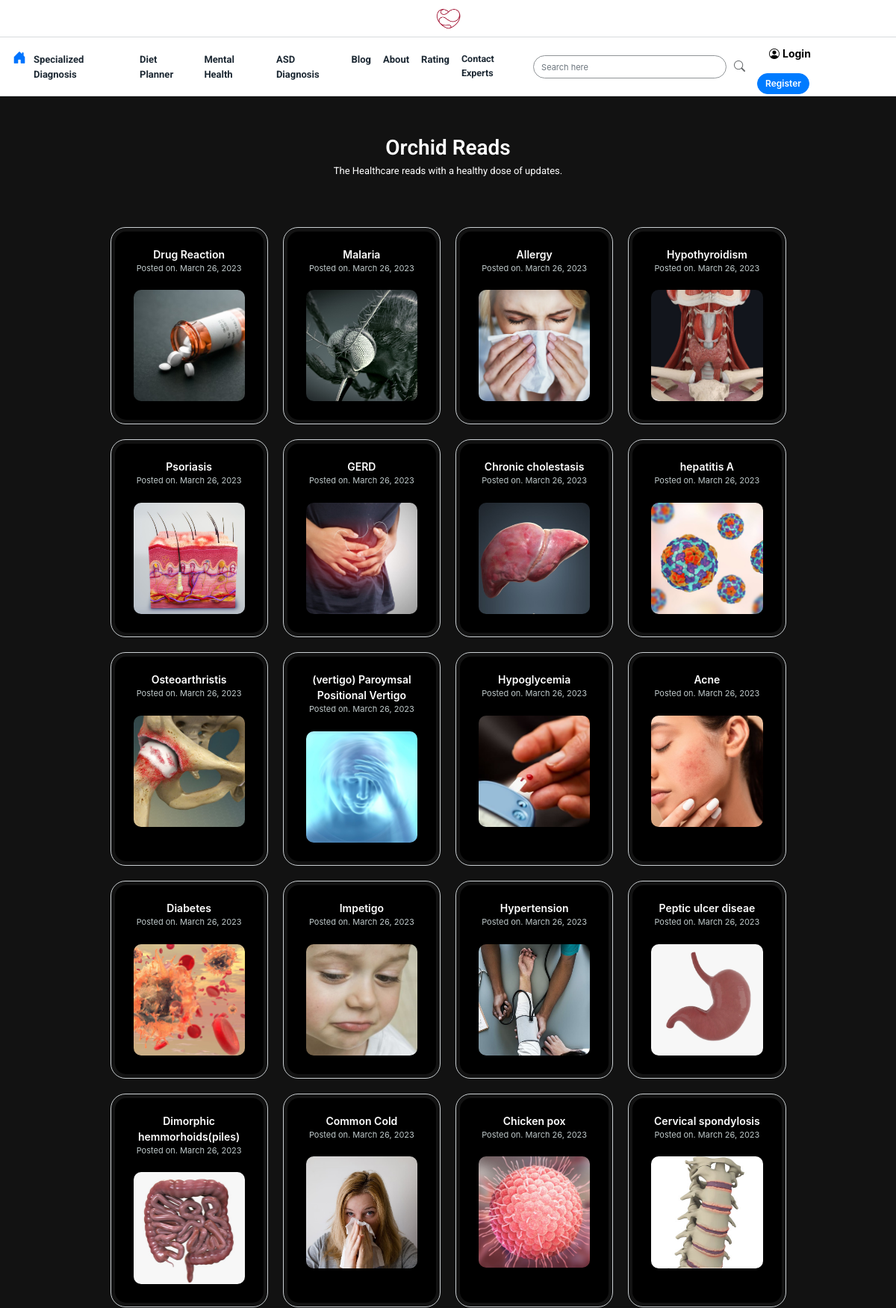
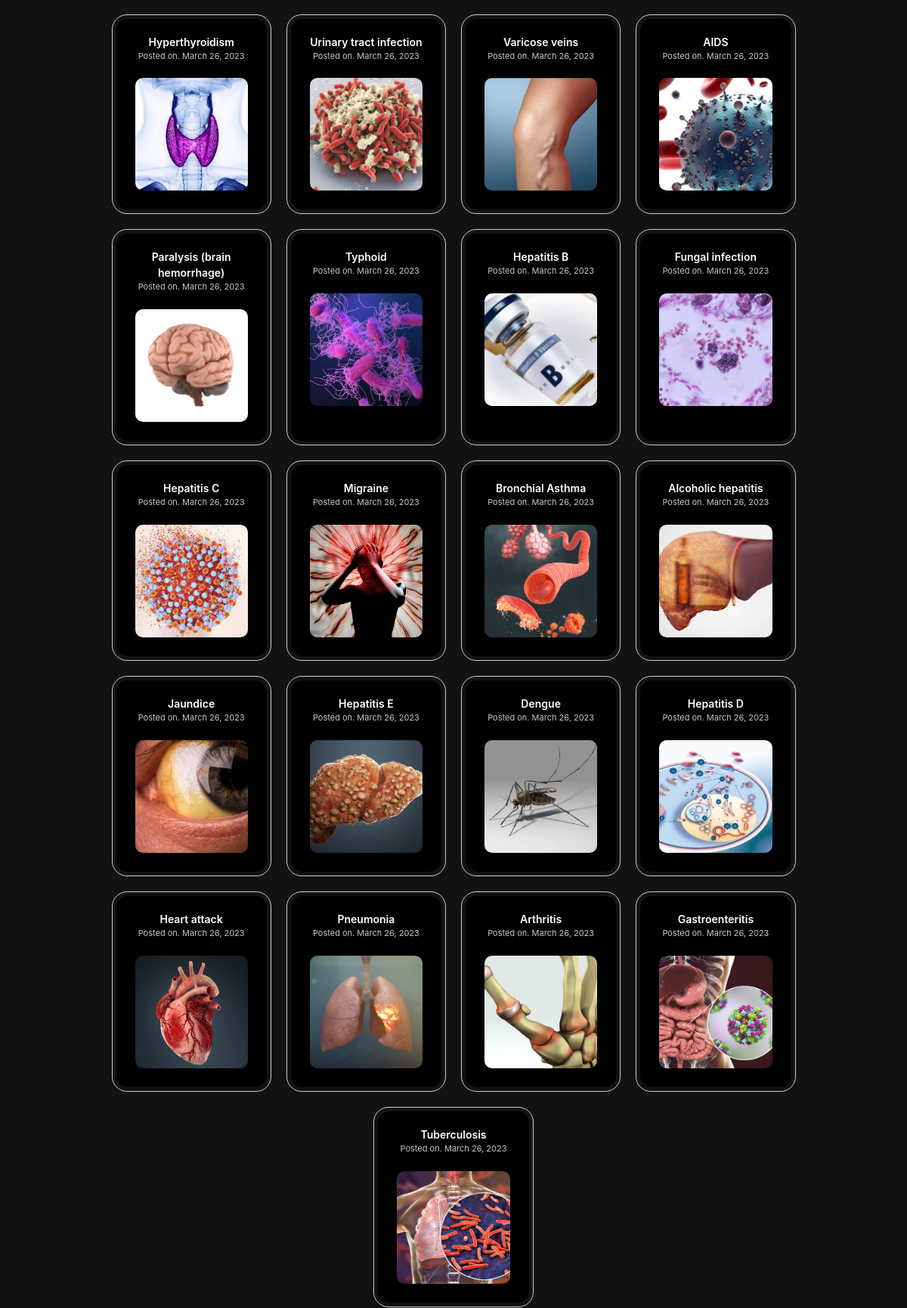
The app's page /article/ (upper part) with its own data (2 pictures, top to bottom).
### MAINAPP/models.py (models this page shows, shortened)
class Disease(models.Model):
	posted_on=models.DateField(blank=True,default=timezone.now)
	disease_name = models.CharField(max_length= 200)
	disease_caption=models.TextField(blank=True)
	disease_description=models.TextField(blank=True)
	disease_symptoms =models.TextField(blank=True)
	disease_precautions =models.TextField(blank=True)
	disease_medication =models.TextField(blank=True)
	disease_image = models.ImageField(null=True, blank=True , help_text="crop image as square before upload to get uniform size in the page")
	add_disease_to_home = models.BooleanField(default=False,null=True, blank=True ,help_text="Yes will enable to display it on home page")
	@property
	def disease_imageURL(self):
		try:
			url = self.disease_image.url
		except:
			url = ''
		return url

### MAINAPP/views.py (the view)
# urls.py: path('article/', views.article,name='article'),
def article(request):
	pages = Disease.objects.all()
	topics =reversed(Disease.objects.all().order_by('id'))
	context = {'pages':pages ,'topics':topics}
	return render(request, 'MAINAPP/article.html', context)

### templates/MAINAPP/article.html (shortened to what this page needs)
{%  extends 'MAINAPP/home.html' %}
{% load static %}
{% block content %}
<div class="articlebg"style="background-color:rgba(0,0,0,0.93);"  >
<div class="container bground1" >
<br><br>
<p  style="font-size:28px;font-weight:600;font-family: 'Roboto', sans-serif;text-align :center;margin:0px;color:white">Orchid Reads</p>
<p  style="margin-left:auto;margin-right:auto;font-size:13px;font-weight:400;font-family: 'Roboto', sans-serif;text-align :center;color:white" >The Healthcare reads with a healthy dose of updates. </p>
<br>
  <div class="col-lg-10 col-md-12 col-sm-12  col-12" style="margin-left:auto;margin-right:auto;padding:15px;"data-aos="zoom-in">
    <div class="row">
        {% for page in pages %}
        <div class="col-lg-3 col-md-4 col-sm-6 col-12" style="margin-left:auto;margin-right:auto;display:flex;flex-wrap:wrap;padding:10px;">
          <div class=" flipcard" style="margin:0px;padding:5px;border-radius:20px;border:1px solid #CACFD2;">
             <div class="flipcard-wrap"  >
               <div class="card card-front" style="width:100%;background:black;border-radius:15px;">
                    <div class="card-body" style="padding:20px;">
                   <p style="text-align:center;font-size:14px;color:white;font-weight:600;margin:0px;">{{ page.disease_name}}</p>
                   <p style="text-align:center;font-size:11px;color:#BFC9CA;">Posted on. {{ page.posted_on}}</p>
                   <img src="{{ page.disease_imageURL }}"  style="width:100%;padding:5px;border-radius:15px;" >
                   </div>
                </div>
                <div class="card card-back" style="background:black;">
                  <div class="card-body" style="padding:15px;">
                    <p style="text-align:center;font-size:11px;color:#BFC9CA;">{{ page.disease_caption}}</p>
                    <a class="btn btn-outline-primary"data-product="{{ page.id }}"  href="{% url 'read_article' page.id %}" style="border-radius:30px;border-width:2px;font-size:14px;margin:auto;font-weight:700;">Read </a>
                  </div>
              </div>
            </div>
          </div>
        </div>
        {% endfor %}
     </div>
  </div>
  <br><br>
</div>
</div>
{% endblock content %}

### static/css/main.css (style rules this page uses)
.bground1,.loginwindow { animation: fadeInAnimation ease 4s; animation-iteration-count: 1; animation-fill-mode: backwards; }
.flipcard .card-back { border-radius:5px; border:0px; }
.flipcard { perspective: 1000px; margin-bottom: 1.5rem; }
.flipcard .flipcard-wrap { position: relative; width: 100%; height:100%; text-align: center; transition: transform 0.5s; transform-style: preserve-3d; }
.flipcard .card-front, .flipcard .card-back { display:flex; flex-wrap:wrap; width: 100%; height:100%; position: relative; backface-visibility: hidden; transition: all .3s; border-radius:15px; }
.flipcard .card-front { z-index: 2; border:0px; padding:0px; background:transparent; }
.flipcard .card-front::after { content: ""; display: block; width: 0; position: absolute; bottom: -1px; right: -1px; }
.flipcard .card-back { position: absolute; top: 0; z-index: 1; transform: rotateY(180deg); overflow-y: auto; background:#030C19 ; border-top:0.5px solid rgba(255,255,255,0.1); border-left:0.5px solid rgba(255,255,255,0.1); }
.articlebg { background-size:contain; background-attachment:scroll; background-repeat: no-repeat; width:100%; }

### records on screen
Disease: disease_name "Drug Reaction", posted_on "March 26, 2023", disease_imageURL (picture)
Disease: disease_name "Malaria", posted_on "March 26, 2023", disease_imageURL (picture), {{ page.id }} 2 (drawn)
Disease: disease_name "Allergy", posted_on "March 26, 2023", disease_imageURL (picture)
Disease: disease_name "Hypothyroidism", posted_on "March 26, 2023", disease_imageURL (picture)
Disease: disease_name "Psoriasis", posted_on "March 26, 2023", disease_imageURL (picture)
Disease: disease_name "GERD", posted_on "March 26, 2023", disease_imageURL (picture)
Disease: disease_name "Chronic cholestasis", posted_on "March 26, 2023", disease_imageURL (picture)
Disease: disease_name "hepatitis A", posted_on "March 26, 2023", disease_imageURL (picture)
Disease: disease_name "Osteoarthristis", posted_on "March 26, 2023", disease_imageURL (picture)
Disease: disease_name "(vertigo) Paroymsal Positional Vertigo", posted_on "March 26, 2023", disease_imageURL (picture)
Disease: disease_name "Hypoglycemia", posted_on "March 26, 2023", disease_imageURL (picture)
Disease: disease_name "Acne", posted_on "March 26, 2023", disease_imageURL (picture)
Disease: disease_name "Diabetes", posted_on "March 26, 2023", disease_imageURL (picture)
Disease: disease_name "Impetigo", posted_on "March 26, 2023", disease_imageURL (picture)
Disease: disease_name "Hypertension", posted_on "March 26, 2023", disease_imageURL (picture)
Disease: disease_name "Peptic ulcer diseae", posted_on "March 26, 2023", disease_imageURL (picture)
Disease: disease_name "Dimorphic hemmorhoids(piles)", posted_on "March 26, 2023", disease_imageURL (picture)
Disease: disease_name "Common Cold", posted_on "March 26, 2023", disease_imageURL (picture)
Disease: disease_name "Chicken pox", posted_on "March 26, 2023", disease_imageURL (picture)
Disease: disease_name "Cervical spondylosis", posted_on "March 26, 2023", disease_imageURL (picture)
Disease: disease_name "Hyperthyroidism", posted_on "March 26, 2023", disease_imageURL (picture)
Disease: disease_name "Urinary tract infection", posted_on "March 26, 2023", disease_imageURL (picture)
Disease: disease_name "Varicose veins", posted_on "March 26, 2023", disease_imageURL (picture)
Disease: disease_name "AIDS", posted_on "March 26, 2023", disease_imageURL (picture)
Disease: disease_name "Paralysis (brain hemorrhage)", posted_on "March 26, 2023", disease_imageURL (picture)
Disease: disease_name "Typhoid", posted_on "March 26, 2023", disease_imageURL (picture)
Disease: disease_name "Hepatitis B", posted_on "March 26, 2023", disease_imageURL (picture)
Disease: disease_name "Fungal infection", posted_on "March 26, 2023", disease_imageURL (picture)
Disease: disease_name "Hepatitis C", posted_on "March 26, 2023", disease_imageURL (picture)
Disease: disease_name "Migraine", posted_on "March 26, 2023", disease_imageURL (picture)
Disease: disease_name "Bronchial Asthma", posted_on "March 26, 2023", disease_imageURL (picture)
Disease: disease_name "Alcoholic hepatitis", posted_on "March 26, 2023", disease_imageURL (picture)
Disease: disease_name "Jaundice", posted_on "March 26, 2023", disease_imageURL (picture)
Disease: disease_name "Hepatitis E", posted_on "March 26, 2023", disease_imageURL (picture)
Disease: disease_name "Dengue", posted_on "March 26, 2023", disease_imageURL (picture)
Disease: disease_name "Hepatitis D", posted_on "March 26, 2023", disease_imageURL (picture)
Disease: disease_name "Heart attack", posted_on "March 26, 2023", disease_imageURL (picture)
Disease: disease_name "Pneumonia", posted_on "March 26, 2023", disease_imageURL (picture)
Disease: disease_name "Arthritis", posted_on "March 26, 2023", disease_imageURL (picture)
Disease: disease_name "Gastroenteritis", posted_on "March 26, 2023", disease_imageURL (picture)
Disease: disease_name "Tuberculosis", posted_on "March 26, 2023", disease_imageURL (picture)
